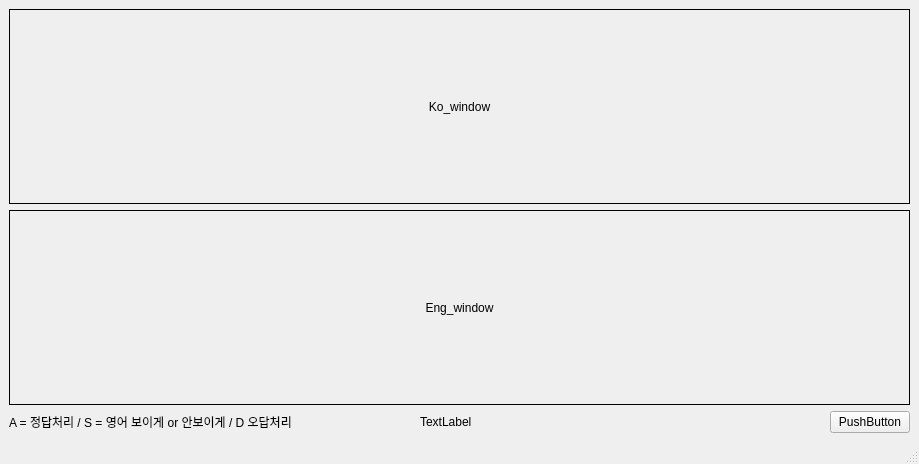
<?xml version="1.0" encoding="UTF-8"?>
<ui version="4.0">
 <class>MainWindow</class>
 <widget class="QMainWindow" name="MainWindow">
  <property name="geometry">
   <rect>
    <x>0</x>
    <y>0</y>
    <width>919</width>
    <height>464</height>
   </rect>
  </property>
  <property name="sizePolicy">
   <sizepolicy hsizetype="Expanding" vsizetype="Expanding">
    <horstretch>0</horstretch>
    <verstretch>0</verstretch>
   </sizepolicy>
  </property>
  <property name="windowTitle">
   <string>MainWindow</string>
  </property>
  <widget class="QWidget" name="centralwidget">
   <property name="sizePolicy">
    <sizepolicy hsizetype="Expanding" vsizetype="Expanding">
     <horstretch>0</horstretch>
     <verstretch>0</verstretch>
    </sizepolicy>
   </property>
   <layout class="QHBoxLayout" name="horizontalLayout_2">
    <item>
     <layout class="QVBoxLayout" name="verticalLayout">
      <property name="sizeConstraint">
       <enum>QLayout::SetMaximumSize</enum>
      </property>
      <item>
       <widget class="QLabel" name="Ko_window">
        <property name="sizePolicy">
         <sizepolicy hsizetype="Expanding" vsizetype="Expanding">
          <horstretch>0</horstretch>
          <verstretch>0</verstretch>
         </sizepolicy>
        </property>
        <property name="frameShape">
         <enum>QFrame::Box</enum>
        </property>
        <property name="frameShadow">
         <enum>QFrame::Plain</enum>
        </property>
        <property name="text">
         <string>Ko_window</string>
        </property>
        <property name="alignment">
         <set>Qt::AlignCenter</set>
        </property>
       </widget>
      </item>
      <item>
       <widget class="QLabel" name="Eng_window">
        <property name="sizePolicy">
         <sizepolicy hsizetype="Expanding" vsizetype="Expanding">
          <horstretch>0</horstretch>
          <verstretch>0</verstretch>
         </sizepolicy>
        </property>
        <property name="frameShape">
         <enum>QFrame::Box</enum>
        </property>
        <property name="text">
         <string>Eng_window</string>
        </property>
        <property name="alignment">
         <set>Qt::AlignCenter</set>
        </property>
       </widget>
      </item>
      <item>
       <layout class="QHBoxLayout" name="horizontalLayout">
        <property name="sizeConstraint">
         <enum>QLayout::SetNoConstraint</enum>
        </property>
        <item>
         <widget class="QLabel" name="label_4">
          <property name="sizePolicy">
           <sizepolicy hsizetype="Expanding" vsizetype="Minimum">
            <horstretch>0</horstretch>
            <verstretch>0</verstretch>
           </sizepolicy>
          </property>
          <property name="frameShape">
           <enum>QFrame::NoFrame</enum>
          </property>
          <property name="text">
           <string>A = 정답처리 / S = 영어 보이게 or 안보이게 / D 오답처리</string>
          </property>
         </widget>
        </item>
        <item>
         <widget class="QLabel" name="label_3">
          <property name="sizePolicy">
           <sizepolicy hsizetype="Expanding" vsizetype="Minimum">
            <horstretch>0</horstretch>
            <verstretch>0</verstretch>
           </sizepolicy>
          </property>
          <property name="text">
           <string>TextLabel</string>
          </property>
         </widget>
        </item>
        <item>
         <widget class="QPushButton" name="pushButton">
          <property name="sizePolicy">
           <sizepolicy hsizetype="Minimum" vsizetype="Minimum">
            <horstretch>0</horstretch>
            <verstretch>0</verstretch>
           </sizepolicy>
          </property>
          <property name="text">
           <string>PushButton</string>
          </property>
         </widget>
        </item>
       </layout>
      </item>
     </layout>
    </item>
   </layout>
  </widget>
  <widget class="QMenuBar" name="menubar">
   <property name="geometry">
    <rect>
     <x>0</x>
     <y>0</y>
     <width>919</width>
     <height>21</height>
    </rect>
   </property>
  </widget>
  <widget class="QStatusBar" name="statusbar"/>
 </widget>
 <resources/>
 <connections/>
</ui>
